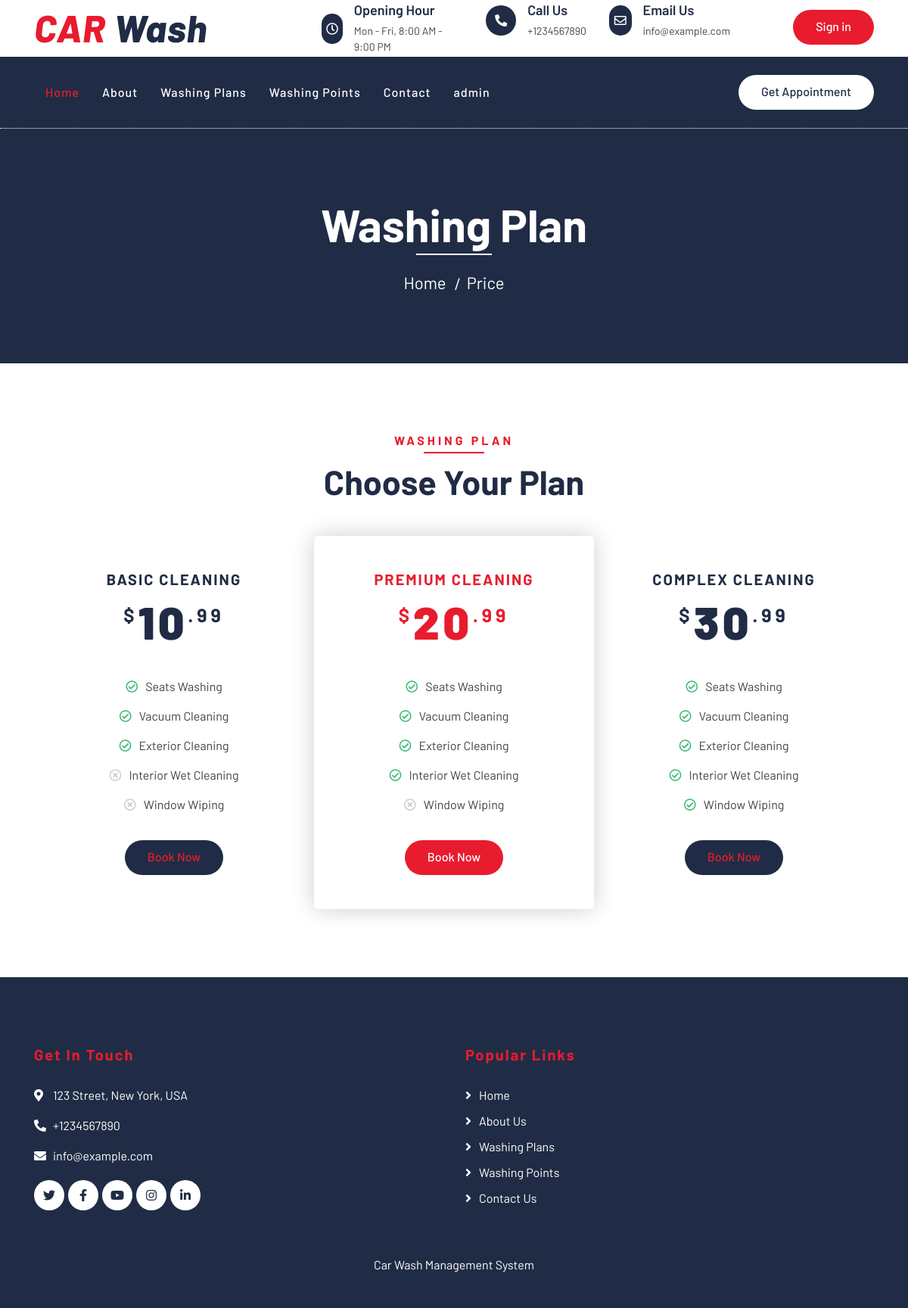
Screenshot of /cwms/washing-plans.php with the database file from the repository.
### tables this page shows
CREATE TABLE `tblpages` (
  `id` int(11) NOT NULL,
  `type` varchar(255) DEFAULT '',
  `detail` longtext DEFAULT NULL,
  `openignHrs` varchar(255) DEFAULT NULL,
  `phoneNumber` bigint(20) DEFAULT NULL,
  `emailId` varchar(120) DEFAULT NULL
);

### cwms/washing-plans.php (the view, shortened to what this page needs)
<?php
include('includes/config.php');
?>
<!DOCTYPE html>
<html lang="en">
    <head>
        <link href="https://stackpath.bootstrapcdn.com/bootstrap/4.4.1/css/bootstrap.min.css" rel="stylesheet">
        <link href="https://cdnjs.cloudflare.com/ajax/libs/font-awesome/5.10.0/css/all.min.css" rel="stylesheet">
        <link href="lib/flaticon/font/flaticon.css" rel="stylesheet">
        <link href="lib/animate/animate.min.css" rel="stylesheet">
        <link href="lib/owlcarousel/assets/owl.carousel.min.css" rel="stylesheet">
        <link href="css/style.css" rel="stylesheet">
    </head>
    <body>
        <?php include_once('includes/header.php');?>
        <div class="page-header">
            <div class="container">
                <div class="row">
                    <div class="col-12">
                        <h2>Washing Plan</h2>
                    </div>
                    <div class="col-12">
                        <a href="index.php">Home</a>
                        <a href="washing-plans.php">Price</a>
                    </div>
                </div>
            </div>
        </div>
        <div class="price">
            <div class="container">
                <div class="section-header text-center">
                    <p>Washing Plan</p>
                    <h2>Choose Your Plan</h2>
                </div>
                <div class="row">
                    <div class="col-md-4">
                        <div class="price-item">
                            <div class="price-header">
                                <h3>Basic Cleaning</h3>
                                <h2><span>$</span><strong>10</strong><span>.99</span></h2>
                            </div>
                            <div class="price-body">
                                <ul>
                                    <li><i class="far fa-check-circle"></i>Seats Washing</li>
                                    <li><i class="far fa-check-circle"></i>Vacuum Cleaning</li>
                                    <li><i class="far fa-check-circle"></i>Exterior Cleaning</li>
                                    <li><i class="far fa-times-circle"></i>Interior Wet Cleaning</li>
                                    <li><i class="far fa-times-circle"></i>Window Wiping</li>
                                </ul>
                            </div>
                            <div class="price-footer">
                                <a class="btn btn-custom"  data-toggle="modal" data-target="#myModal">Book Now</a>
                            </div>
                        </div>
                    </div>
                    <div class="col-md-4">
                        <div class="price-item featured-item">
                            <div class="price-header">
                                <h3>Premium Cleaning</h3>
                                <h2><span>$</span><strong>20</strong><span>.99</span></h2>
                            </div>
                            <div class="price-body">
                                <ul>
                                    <li><i class="far fa-check-circle"></i>Seats Washing</li>
                                    <li><i class="far fa-check-circle"></i>Vacuum Cleaning</li>
                                    <li><i class="far fa-check-circle"></i>Exterior Cleaning</li>
                                    <li><i class="far fa-check-circle"></i>Interior Wet Cleaning</li>
                                    <li><i class="far fa-times-circle"></i>Window Wiping</li>
                                </ul>
                            </div>
                            <div class="price-footer">
                                <a class="btn btn-custom" data-toggle="modal" data-target="#myModal">Book Now</a>
                            </div>
                        </div>
                    </div>
                    <div class="col-md-4">
                        <div class="price-item">
                            <div class="price-header">
                                <h3>Complex Cleaning</h3>
                                <h2><span>$</span><strong>30</strong><span>.99</span></h2>
                            </div>
                            <div class="price-body">
                                <ul>
                                    <li><i class="far fa-check-circle"></i>Seats Washing</li>
                                    <li><i class="far fa-check-circle"></i>Vacuum Cleaning</li>
                                    <li><i class="far fa-check-circle"></i>Exterior Cleaning</li>
                                    <li><i class="far fa-check-circle"></i>Interior Wet Cleaning</li>
                                    <li><i class="far fa-check-circle"></i>Window Wiping</li>
                                </ul>
                            </div>
                            <div class="price-footer">
                                <a class="btn btn-custom" data-toggle="modal" data-target="#myModal">Book Now</a>
                            </div>
                        </div>
                    </div>
                </div>
            </div>
        </div>
       <?php include_once('includes/footer.php');?>
    </body>
</html>

### cwms/includes/header.php (shortened to what this page needs)
        <div class="top-bar">
            <div class="container">
                <div class="row align-items-center">
                    <div class="col-lg-4 col-md-12">
                        <div class="logo">
                            <a href="index.php">
                                <h1>CAR <span>Wash</span></h1>
                            </a>
                        </div>
                    </div>
<?php
$sql = "SELECT * from tblpages where type='contact'";
$query = $dbh -> prepare($sql);
$query->execute();
$results=$query->fetchAll(PDO::FETCH_OBJ);
foreach($results as $result)
{
?>
                    <div class="col-lg-8 col-md-7 d-none d-lg-block">
                        <div class="row">
                            <div class="col-3">
                                <div class="top-bar-item">
                                    <div class="top-bar-icon">
                                        <i class="far fa-clock"></i>
                                    </div>
                                    <div class="top-bar-text">
                                        <h3>Opening Hour</h3>
                                        <p><?php   echo $result->openignHrs; ?></p>
                                    </div>
                                </div>
                            </div>
                            <div class="col-3">
                                <div class="top-bar-item">
                                    <div class="top-bar-icon">
                                        <i class="fa fa-phone-alt"></i>
                                    </div>
                                    <div class="top-bar-text">
                                        <h3>Call Us</h3>
                                        <p>+<?php   echo $result->phoneNumber; ?></p>
                                    </div>
                                </div>
                            </div>
                            <div class="col-3">
                                <div class="top-bar-item">
                                    <div class="top-bar-icon">
                                        <i class="far fa-envelope"></i>
                                    </div>
                                    <div class="top-bar-text">
                                        <h3>Email Us</h3>
                                        <p><?php   echo $result->emailId; ?></p>
                                    </div>
                                </div>
                            </div>
                            <div class="col-3">
                                <div class="top-bar-item" style="margin-top:10px">
                                    <a class="btn btn-custom" href="signin.php">Sign in</a>
                                </div>
                            </div>
                        </div>
                    </div>
                <?php } ?>
                </div>
            </div>
        </div>
        <div class="nav-bar">
            <div class="container">
                <nav class="navbar navbar-expand-lg bg-dark navbar-dark">
                    <div class="collapse navbar-collapse justify-content-between" id="navbarCollapse">
                        <div class="navbar-nav mr-auto">
                            <a href="index.php" class="nav-item nav-link active">Home</a>
                            <a href="about.php" class="nav-item nav-link">About</a>
                            <a href="washing-plans.php" class="nav-item nav-link">Washing Plans</a>
                            <a href="location.php" class="nav-item nav-link">Washing Points</a>
                            <a href="contact.php" class="nav-item nav-link">Contact</a>
                            <a href="admin" class="nav-item nav-link">admin</a>
                        </div>
                        <div class="ml-auto ">
                            <a class="btn btn-custom" href="contact.php">Get Appointment</a>
                        </div>
                    </div>
                </nav>
            </div>
        </div>

### cwms/includes/footer.php (shortened to what this page needs)
<div class="footer">
            <div class="container">
                <div class="row">
                    <div class="col-lg-6 col-md-6">
                        <div class="footer-contact">
                            <h2>Get In Touch</h2>
<?php
$sql = "SELECT * from tblpages where type='contact'";
$query = $dbh -> prepare($sql);
$query->execute();
$results=$query->fetchAll(PDO::FETCH_OBJ);
foreach($results as $result)
{
?>
                            <p><i class="fa fa-map-marker-alt"></i><?php   echo $result->detail; ?></p>
                            <p><i class="fa fa-phone-alt"></i>+<?php   echo $result->phoneNumber; ?></p>
                            <p><i class="fa fa-envelope"></i><?php   echo $result->emailId; ?></p>
                        <?php } ?>
                            <div class="footer-social">
                                <a class="btn" href=""><i class="fab fa-twitter"></i></a>
                                <a class="btn" href=""><i class="fab fa-facebook-f"></i></a>
                                <a class="btn" href=""><i class="fab fa-youtube"></i></a>
                                <a class="btn" href=""><i class="fab fa-instagram"></i></a>
                                <a class="btn" href=""><i class="fab fa-linkedin-in"></i></a>
                            </div>
                        </div>
                    </div>
                    <div class="col-lg-5 col-md-6">
                        <div class="footer-link">
                            <h2>Popular Links</h2>
                              <a href="index.php">Home</a>
                            <a href="about.php">About Us</a>
                            <a href="washing-plans.php">Washing Plans</a>
                            <a href="location.php">Washing Points</a>
                            <a href="contact.php">Contact Us</a>
                        </div>
                    </div>
                </div>
            </div>
            <div class="container copyright">
                <p>Car Wash Management System</p>
            </div>
        </div>

### rows the page displays
tblpages: openignHrs "Mon - Fri, 8:00 AM - 9:00 PM", phoneNumber "1234567890", emailId "info@example.com", detail "123 Street, New York, USA"
